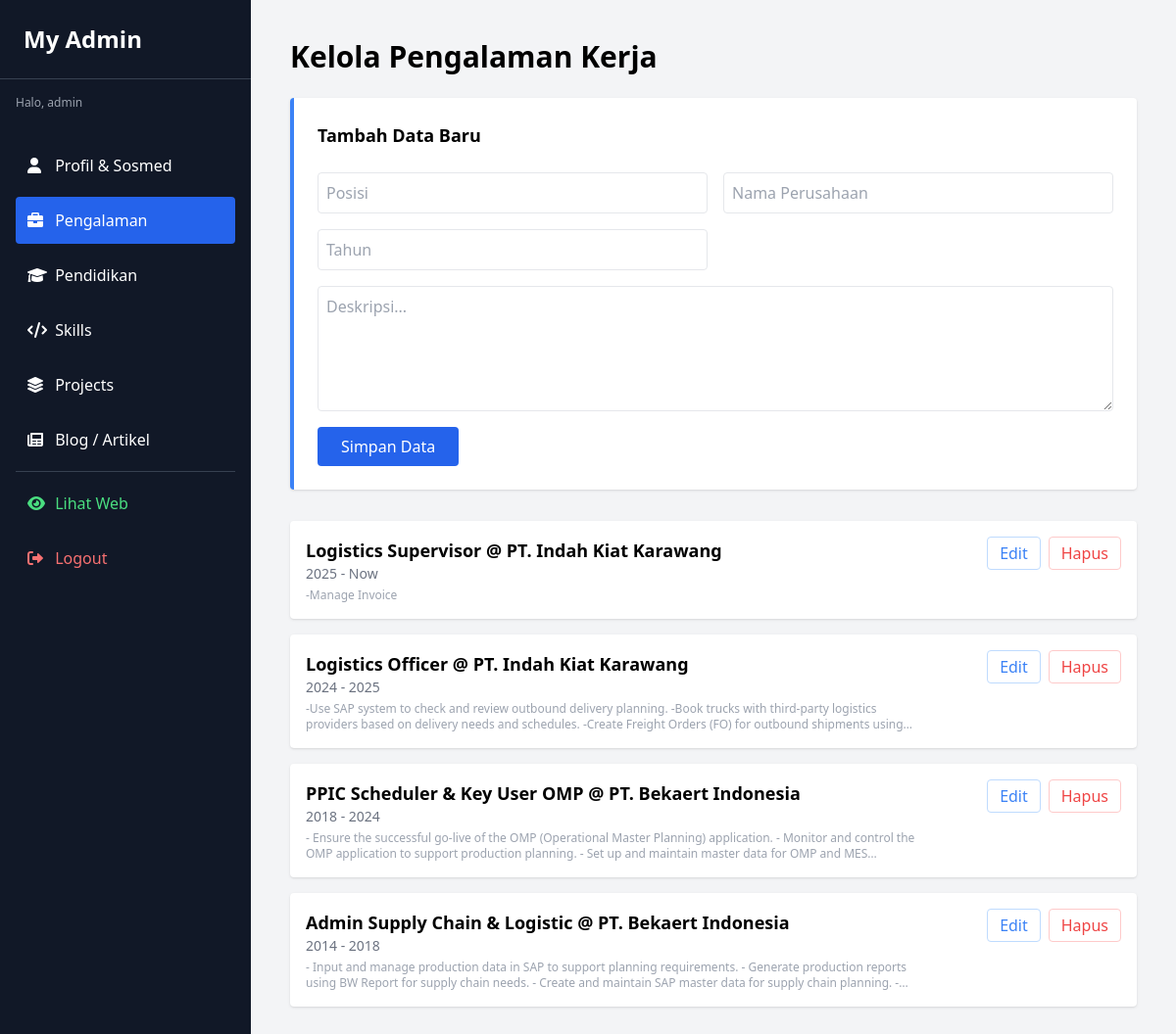
/admin.php?tab=experience (signed in), run on the app's committed database.
### tables this page shows
CREATE TABLE `experience` (
  `id` int(11) NOT NULL,
  `role` varchar(100) DEFAULT NULL,
  `company` varchar(100) DEFAULT NULL,
  `year_range` varchar(50) DEFAULT NULL,
  `description` text DEFAULT NULL
);

### admin.php (the view, shortened to what this page needs)
<?php
include 'db.php';
$tab = isset($_GET['tab']) ? $_GET['tab'] : 'profile';
$editData = null;
?>
<!DOCTYPE html>
<html lang="id">
<head>
    <script src="https://cdn.tailwindcss.com"></script>
    <link href="https://cdnjs.cloudflare.com/ajax/libs/font-awesome/6.0.0/css/all.min.css" rel="stylesheet">
</head>
<body class="bg-gray-100 flex min-h-screen">
    <aside class="w-64 bg-gray-900 text-white flex flex-col fixed h-full overflow-y-auto z-10">
        <div class="p-6 text-2xl font-bold border-b border-gray-700">My Admin</div>
        <div class="p-4 text-xs text-gray-400">Halo, <?php echo $_SESSION['admin_name']; ?></div>
        <nav class="flex-1 p-4 space-y-2">
            <a href="?tab=profile" class="block p-3 rounded hover:bg-gray-700 <?php echo $tab=='profile'?'bg-blue-600':''; ?>"><i class="fas fa-user w-6"></i> Profil & Sosmed</a>
            <a href="?tab=experience" class="block p-3 rounded hover:bg-gray-700 <?php echo $tab=='experience'?'bg-blue-600':''; ?>"><i class="fas fa-briefcase w-6"></i> Pengalaman</a>
            <a href="?tab=education" class="block p-3 rounded hover:bg-gray-700 <?php echo $tab=='education'?'bg-blue-600':''; ?>"><i class="fas fa-graduation-cap w-6"></i> Pendidikan</a>
            <a href="?tab=skills" class="block p-3 rounded hover:bg-gray-700 <?php echo $tab=='skills'?'bg-blue-600':''; ?>"><i class="fas fa-code w-6"></i> Skills</a>
            <a href="?tab=projects" class="block p-3 rounded hover:bg-gray-700 <?php echo $tab=='projects'?'bg-blue-600':''; ?>"><i class="fas fa-layer-group w-6"></i> Projects</a>
            <a href="?tab=blog" class="block p-3 rounded hover:bg-gray-700 <?php echo $tab=='blog'?'bg-blue-600':''; ?>"><i class="fas fa-newspaper w-6"></i> Blog / Artikel</a>
            <hr class="border-gray-700 my-4">
            <a href="index.php" target="_blank" class="block p-3 rounded text-green-400 hover:bg-gray-700 mt-10"><i class="fas fa-eye w-6"></i> Lihat Web</a>
            <a href="logout.php" class="block p-3 rounded text-red-400 hover:bg-gray-700" onclick="return confirm('Yakin ingin keluar?')"><i class="fas fa-sign-out-alt w-6"></i> Logout</a>
        </nav>
    </aside>
    <main class="flex-1 p-10 ml-64">
        <?php if($tab == 'experience'): ?>
            <h2 class="text-3xl font-bold mb-6">Kelola Pengalaman Kerja</h2>
            <form action="process.php" method="POST" class="bg-white p-6 rounded shadow mb-8 grid grid-cols-2 gap-4 border-l-4 border-blue-500">
                <div class="col-span-2 font-bold text-lg mb-2"><?php echo $editData ? 'Edit Data' : 'Tambah Data Baru'; ?></div>
                <input name="role" value="<?php echo $editData ? $editData['role'] : ''; ?>" placeholder="Posisi" class="border p-2 rounded" required>
                <input name="company" value="<?php echo $editData ? $editData['company'] : ''; ?>" placeholder="Nama Perusahaan" class="border p-2 rounded" required>
                <input name="year_range" value="<?php echo $editData ? $editData['year_range'] : ''; ?>" placeholder="Tahun" class="border p-2 rounded" required>
                <textarea name="description" placeholder="Deskripsi..." class="border p-2 rounded col-span-2 h-32"><?php echo $editData ? $editData['description'] : ''; ?></textarea>
                <div class="col-span-2 flex gap-2"><button class="bg-blue-600 text-white px-6 py-2 rounded">Simpan Data</button></div>
            </form>
            <div class="space-y-4">
                <?php $exp = mysqli_query($conn, "SELECT * FROM experience ORDER BY id DESC"); while($row = mysqli_fetch_assoc($exp)): ?>
                    <div class="bg-white p-4 rounded shadow flex justify-between items-start">
                        <div class="w-3/4">
                            <div class="font-bold text-lg"><?php echo $row['role']; ?> @ <?php echo $row['company']; ?></div>
                            <div class="text-gray-500 text-sm"><?php echo $row['year_range']; ?></div>
                            <p class="text-gray-400 text-xs mt-1 line-clamp-2"><?php echo $row['description']; ?></p>
                        </div>
                        <div class="flex gap-2"><a href="?tab=experience&edit=<?php echo $row['id']; ?>" class="text-blue-500 border border-blue-200 px-3 py-1 rounded">Edit</a><a href="process.php?delete=<?php echo $row['id']; ?>&type=experience" class="text-red-500 border border-red-200 px-3 py-1 rounded" onclick="return confirm('Hapus?')">Hapus</a></div>
                    </div>
                <?php endwhile; ?>
            </div>
        <?php endif; ?>
    </main>
</body>
</html>

### data on the page
experience: role "Logistics Supervisor", company "PT. Indah Kiat Karawang", year_range "2025 - Now", description "-Manage Invoice"
experience: role "Logistics Officer", company "PT. Indah Kiat Karawang", year_range "2024 - 2025", description "-Use SAP system to check and review outbound delivery planning. -Book trucks with third-party logistics providers based on delivery needs and schedules. -Create Freight Orders (FO) for outbound shipments…"
experience: role "PPIC Scheduler & Key User OMP", company "PT. Bekaert Indonesia", year_range "2018 - 2024", description "- Ensure the successful go-live of the OMP (Operational Master Planning) application. - Monitor and control the OMP application to support production planning. - Set up and maintain master data for OMP and…"
experience: role "Admin Supply Chain & Logistic", company "PT. Bekaert Indonesia", year_range "2014 - 2018", description "- Input and manage production data in SAP to support planning requirements. - Generate production reports using BW Report for supply chain needs. - Create and maintain SAP master data for supply chain planning.…"

### other printed values
$_SESSION['admin_name'] "admin"
